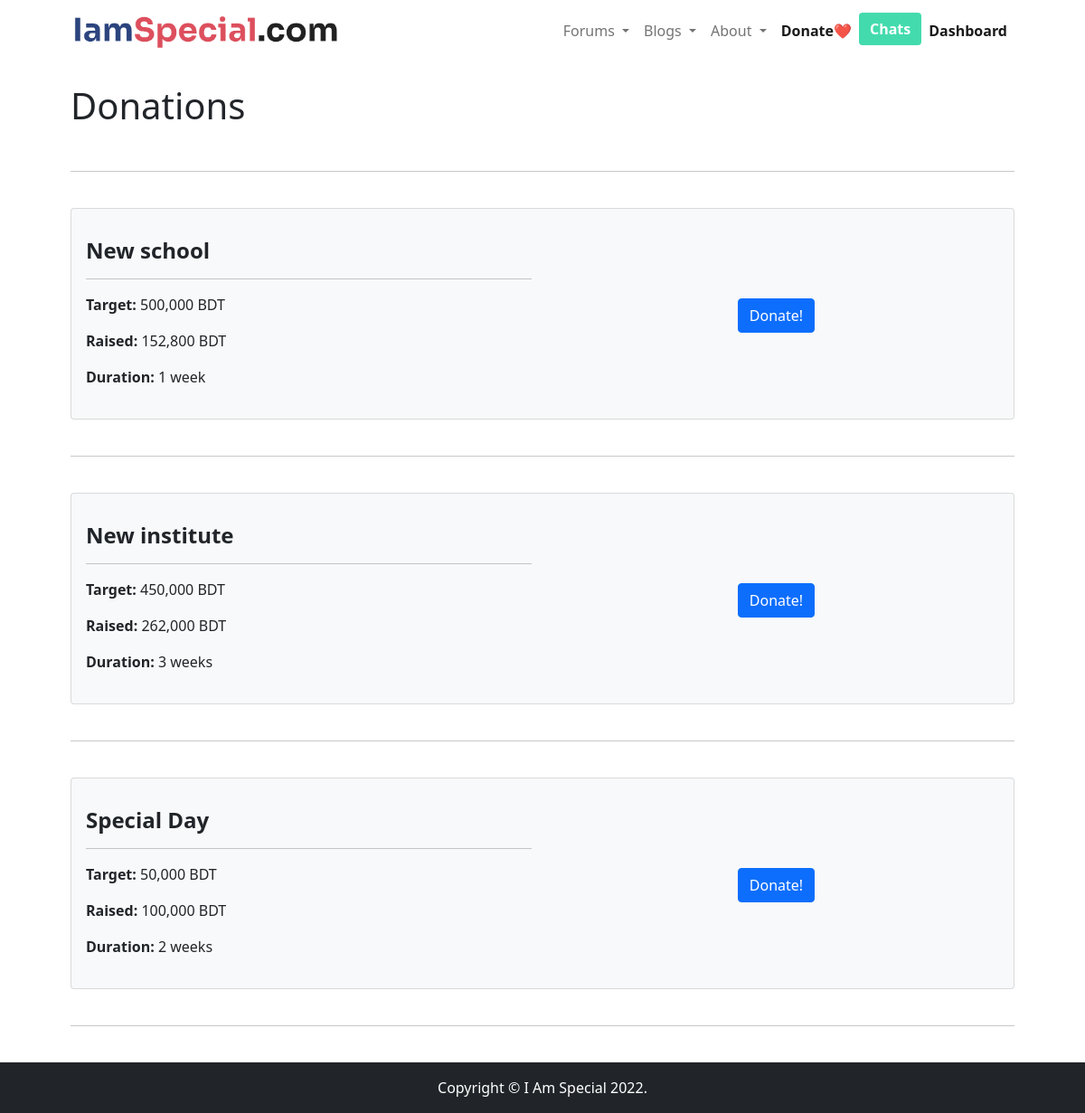
/donate.php (signed in), run on the app's committed database.
### tables this page shows
CREATE TABLE `fundraisers` (
  `id` int(11) NOT NULL,
  `title` varchar(255) NOT NULL,
  `total_target` int(11) NOT NULL,
  `duration` varchar(255) NOT NULL,
  `complete` enum('T','F') NOT NULL DEFAULT 'F'
);

### includes/functions.php (called while the page is built, shortened)
<?php
function getDonations()
{
    global $connection;
    $sql = "SELECT * FROM fundraisers";
    $res = mysqli_query($connection, $sql) or die("Failed");
    return $res;
}
function getSumOfDonations($id)
{
    global $connection;
    $sql = "SELECT SUM(amount) total FROM orders WHERE fundraiser_id='$id'";
    $res = mysqli_query($connection, $sql) or die("Failed");
    if ($res) {
        return mysqli_fetch_assoc($res)["total"];
    }
}

### donate.php (the view, shortened to what this page needs)
<?php include "includes/components/header.php" ?>
<?php include "includes/components/navbar.php" ?>
<section class="pt-4">
    <div class="container px-lg-5">
        <h1>Donations</h1>
        <br>
        <hr>
        <br>
        <?php
        $fundraisers = getDonations();
        while ($row = mysqli_fetch_assoc($fundraisers)) {
            echo "
            <div class='card bg-light'>
                <div class='card-body'>
                    <div class='row'>
                        <div class='col-xl-6 col-md-4'>
                            <p><h4><strong>{$row['title']}</strong></h4></p>
                            <hr>
                            <p><strong>Target: </strong>" . number_format($row['total_target']) . " BDT</p>
                            <p><strong>Raised: </strong>" . number_format(getSumOfDonations($row['id'])) . " BDT</p>
                            <p><strong>Duration:</strong> {$row['duration']}</p>
                        </div>
                        <div style='text-align: center; align-items: center; justify-content: center; line-height: 200px; height: 200px;' class='col-xl-6 col-md-4'>
                            <a class='btn btn-primary' href='payment/example_hosted.php?title={$row['title']}&fund_id={$row['id']}'>Donate!</a>
                        </div>
                    </div>
                </div>
            </div>
            <br>
            <hr>
            <br>
            ";
        }
        ?>
    </div>
</section>
<?php include "includes/components/footer.php" ?>

### data on the page
fundraisers: title "New school", total_target "500,000", id "152,800", duration "1 week"
fundraisers: title "New institute", total_target "450,000", id "262,000", duration "3 weeks"
fundraisers: title "Special Day", total_target "50,000", id "100,000", duration "2 weeks"
